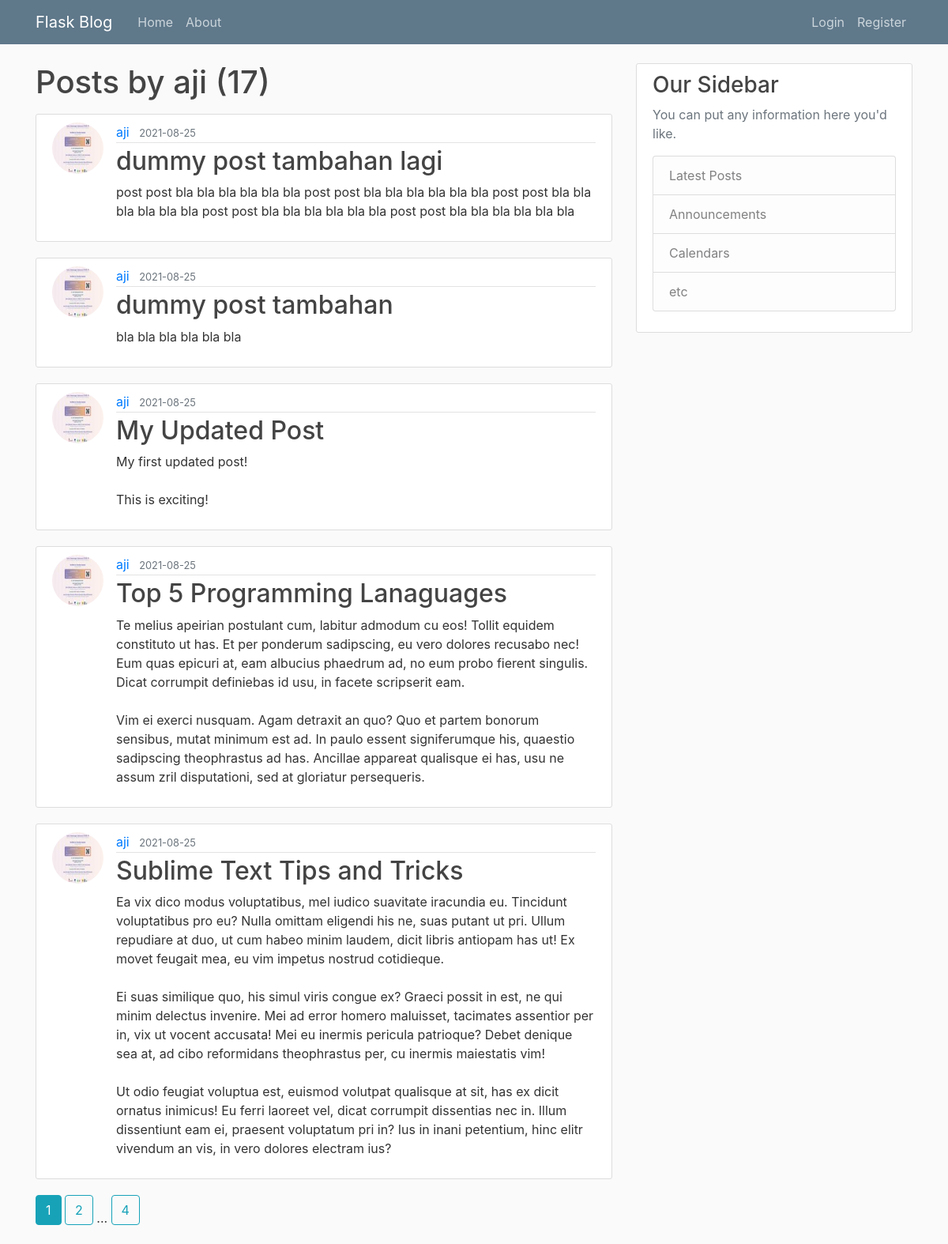
/user/aji, run on the app's committed database.
### flaskblog/models.py (models this page shows, shortened)
class User(db.Model, UserMixin):
    id = db.Column(db.Integer, primary_key=True)
    username = db.Column(db.String(20), unique=True, nullable=False)
    email = db.Column(db.String(120), unique=True, nullable=False)
    image_file = db.Column(db.String(20), nullable=False, default='default.jpg')
    password = db.Column(db.String(60), nullable=False)
    posts = db.relationship('Post', backref='author', lazy=True)

class Post(db.Model):
    id = db.Column(db.Integer, primary_key=True)
    title = db.Column(db.String(100), nullable=False)
    date_posted = db.Column(db.DateTime, nullable=False, default=datetime.utcnow)  # use UTC for consistency
    content = db.Column(db.Text, nullable=False)
    user_id = db.Column(db.Integer, db.ForeignKey('user.id'), nullable=False)

### flaskblog/users/routes.py (the view)
@users.route("/user/<string:username>")
def user_posts(username):
    page = request.args.get('page', 1, type=int)  # 1 == default value
    user = User.query.filter_by(username=username).first_or_404()
    posts = Post.query.filter_by(author=user)\
        .order_by(Post.date_posted.desc())\
        .paginate(per_page=5, page=page)
    return render_template('user_posts.html', posts=posts, user=user)

### flaskblog/templates/user_posts.html
{% extends "layout.html" %}
{% block content %}
    <h1 class="mb-3">Posts by {{ user.username }} ({{ posts.total }})</h1>
    {% for post in posts.items %}
    <article class="media content-section">
        <img class="rounded-circle article-img" src="{{ url_for('static',filename='profile_pics/'+post.author.image_file) }}">
        <div class="media-body">
            <div class="article-metadata">
                <a class="mr-2" href="{{ url_for('users.user_posts', username=post.author.username) }}">{{ post.author.username }}</a>
                <small class="text-muted">{{ post.date_posted.strftime('%Y-%m-%d') }}</small>
            </div>
            <h2><a class="article-title" href="{{ url_for('posts.post', post_id=post.id) }}">{{ post.title }}</a></h2>
            <p class="article-content">{{ post.content }}</p>
        </div>
    </article>
    {% endfor %}
    {% for page_num in posts.iter_pages(left_edge=1, right_edge=1, left_current=1, right_current=2) %}
        {% if page_num %}
            {% if posts.page == page_num %}
            <a class="btn btn-info mb-4" href="{{ url_for('users.user_posts',username=user.username, page=page_num) }}">{{ page_num }}</a>
            {% else %}
            <a class="btn btn-outline-info mb-4" href="{{ url_for('users.user_posts',username=user.username, page=page_num) }}">{{ page_num }}</a>
            {% endif %}
        {% else %}
            ...
        {% endif %}
    {% endfor %}
{% endblock content %}

### flaskblog/static/main.css (style rules this page uses)
body { background: #fafafa; color: #333333; margin-top: 5rem; }
h1, h2, h3, h4, h5, h6 { color: #444444; }
.content-section { background: #ffffff; padding: 10px 20px; border: 1px solid #dddddd; border-radius: 3px; margin-bottom: 20px; }
.article-title { color: #444444; }
.article-content { white-space: pre-line; }
.article-img { height: 65px; width: 65px; margin-right: 16px; }
.article-metadata { padding-bottom: 1px; margin-bottom: 4px; border-bottom: 1px solid #e3e3e3 }

### data on the page
User: username "aji"
Post: image_file (picture), author.username "aji", date_posted "2021-08-25", title "dummy post tambahan lagi", content "post post bla bla bla bla bla bla post post bla bla bla bla bla bla post post bla bla bla bla bla bla post post bla bla bla bla bla bla post post bla bla bla bla bla bla"
Post: image_file (picture), author.username "aji", date_posted "2021-08-25", title "dummy post tambahan", content "bla bla bla bla bla bla"
Post: image_file (picture), author.username "aji", date_posted "2021-08-25", title "My Updated Post", content "My first updated post! This is exciting!"
Post: image_file (picture), author.username "aji", date_posted "2021-08-25", title "Top 5 Programming Lanaguages", content "Te melius apeirian postulant cum, labitur admodum cu eos! Tollit equidem constituto ut has. Et per ponderum sadipscing, eu vero dolores recusabo nec! Eum quas epicuri at, eam albucius phaedrum ad, no eum probo fierent singulis. Dicat corrumpit definiebas id usu, in facete scripserit eam. Vim ei exerci nusquam. Agam detraxit an quo? Quo et partem bonorum sensibus, mutat minimum est ad. In paulo essent signiferumque his, quaestio sadipscing theophrastus ad has. Ancillae appareat qualisque ei has, usu ne assum zril disputationi, sed at gloriatur persequeris."
Post: image_file (picture), author.username "aji", date_posted "2021-08-25", title "Sublime Text Tips and Tricks", content "Ea vix dico modus voluptatibus, mel iudico suavitate iracundia eu. Tincidunt voluptatibus pro eu? Nulla omittam eligendi his ne, suas putant ut pri. Ullum repudiare at duo, ut cum habeo minim laudem, dicit libris antiopam has ut! Ex movet feugait mea, eu vim impetus nostrud cotidieque. Ei suas similique quo, his simul viris congue ex? Graeci possit in est, ne qui minim delectus invenire. Mei ad error homero maluisset, tacimates assentior per in, vix ut vocent accusata! Mei eu inermis pericula patrioque? Debet denique sea at, ad cibo reformidans theophrastus per, cu inermis maiestatis vim! Ut odio feugiat voluptua est, euismod volutpat qualisque at sit, has ex dicit ornatus inimicus! Eu…"

### other printed values
{{ posts.total }} "17"
{{ page_num }} "1"
{{ page_num }} "2" "4"
